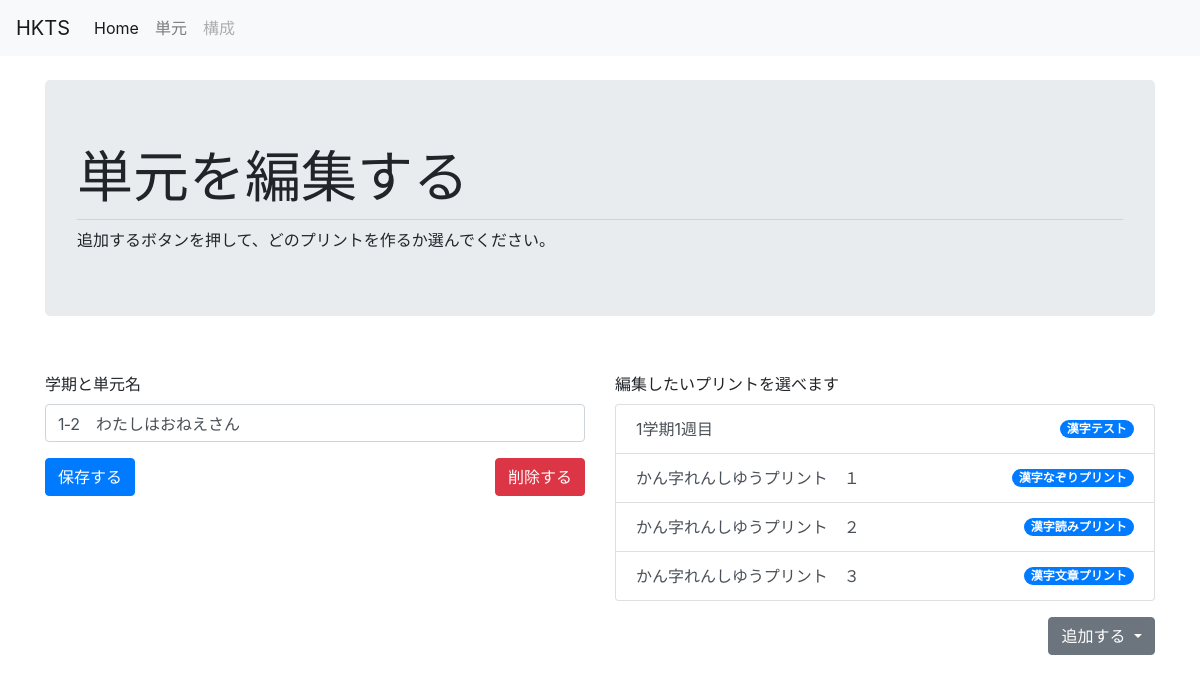
The app's page /lessons/edit/7, older data.
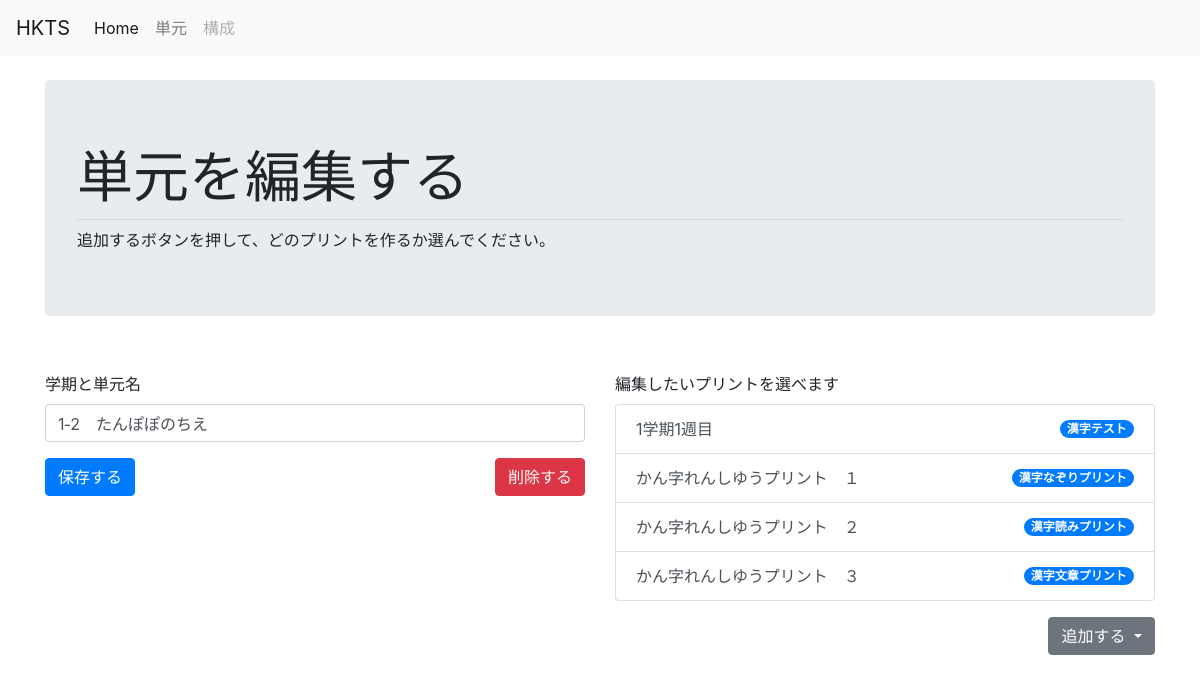
The same page, newer data.
### hktm/models.py (models this page shows, shortened)
class Lesson(db.Model):
    __tablename__ = 'lesson'
    id = db.Column(db.Integer,primary_key=True)
    name = db.Column(db.Text)
    date = db.Column(db.Text)
    grade = db.Column(db.Integer)
    comments = db.Column(db.Text)
    lesson_materials = db.relationship('LessonMaterial', backref='lesson_material', lazy='dynamic')

class LessonMaterial(db.Model):
    __tablename__ = 'lesson_material'
    id = db.Column(db.Integer,primary_key=True)
    name = db.Column(db.Text) # this can indicate the worksheet name and number
    content = db.Column(db.Text)
    lesson_id = db.Column(db.Integer, db.ForeignKey('lesson.id'))
    material_code = db.Column(db.Text, db.ForeignKey('material_type.code'))
    material = db.relationship("MaterialType")

class MaterialType(db.Model):
    __tablename__ = 'material_type'
    code = db.Column(db.Text,primary_key=True)
    name = db.Column(db.Text)
    instructions = db.Column(db.Text)

### hktm/lessons/views.py (the view)
@lessons_bp.route('/edit/<int:id>', methods=['GET','POST'])
def edit(id):
    lesson_to_edit = Lesson.query.get(id)
    form = AddForm()
    if form.validate_on_submit():
        lesson_to_edit.name = form.name.data
        db.session.commit()
        return redirect(url_for('lessons.list'))
    elif request.method == 'GET':
        content_list = MaterialType.query.all()
        lesson_content = LessonMaterial.query.filter_by(lesson_id=id)
        form.name.default = lesson_to_edit.name
        form.process()
    return render_template('edit_lesson.html',form=form,
                            lesson_id=lesson_to_edit.id,
                            lesson_content = lesson_content,
                            content_types=content_list
                            )

### hktm/lessons/forms.py
class AddForm(FlaskForm):
    name = StringField(u'学期と単元名')
    submit = SubmitField(u'保存する')

### hktm/lessons/templates/lessons/edit_lesson.html (shortened to what this page needs)
{% extends "chrome.html" %}
{% block content %}
<div class="container-sm">
  <div class="jumbotron">
    <h1 class="display-4">単元を編集する</h1>
    <hr class="my-2">
追加するボタンを押して、どのプリントを作るか選んでください。
  </div>
  <br>
  <form method="POST">
    <div class="row">
      <div class="col-md-6">
        <div class="row">
          <div class="form-group col-xl">
            {{form.name.label}} {{form.name(class='form-control')}}
          </div>
        </div>
        <div class="row">
          <div class='col'>
            {{form.submit(class='btn btn-primary')}}
          </div>
          <div class='col'>
            <button type="button" class="btn btn-danger float-right" data-toggle="modal" data-target="#confirmDelete">削除する</button>
          </div>
        </div>
      </div>
      <div class="col-md-6">
        <div class="row">
          <div class="form-group col-xl">
            <label>編集したいプリントを選べます</label>
            <ul class="list-group">
            {% for c in lesson_content %}
              <li class="list-group-item d-flex justify-content-between align-items-center">
                <a class="list-group-item-action" id=list-{{c.id}} href="{{ url_for('lesson_contents.edit',id=c. id) }}">{{ c.name }}</a>
                <span class="badge badge-primary badge-pill">{{c.material.name}}</span>
              </li>
            {% endfor %}
            </ul>
          </div>
        </div>
        <div class="row">
          <div class='col-md'>
            <div class="dropdown">
              <button class="btn btn-secondary dropdown-toggle float-right" type="button" id="dropdownMenuButton" data-toggle="dropdown" aria-haspopup="true" aria-expanded="false">
                追加する
              </button>
            </div>
        </div>
      </div>
    </div>
  </div>
</form>
  </div>
{% endblock %}

### hktm/templates/chrome.html (shortened to what this page needs)
<!DOCTYPE html>
<html lang="en" dir="ltr">
  <head>
    <link rel="stylesheet" href="https://stackpath.bootstrapcdn.com/bootstrap/4.4.1/css/bootstrap.min.css">
    <link rel="stylesheet" href="/static/questions.css"/>
  </head>
  <body>
    <nav class="navbar navbar-expand-lg navbar-light bg-light">
      <a class="navbar-brand" href="{{ url_for('index') }}">HKTS</a>
      <div class="collapse navbar-collapse" id="navbarSupportedContent">
        <ul class="navbar-nav mr-auto">
          <li class="nav-item active">
            <a class="nav-link" href="{{ url_for('index') }}">Home <span class="sr-only">(current)</span></a>
          </li>
          <li class="nav-item">
            <a class="nav-link" href="{{ url_for('lessons.list') }}">単元</a>
          </li>
          <li class="nav-item">
            <a class="nav-link disabled" href="#">構成</a>
          </li>
        </ul>
      </div>
    </nav>
    <br>
    {% block content %}
    {% endblock %}
  </body>
</html>

Row changes from the older to the newer data that the page shows:
changed Lesson: name "1‐2 わたしはおねえさん" → "1‐2 たんぽぽのちえ"
